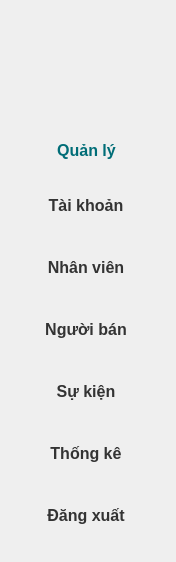
        <widget class="QWidget" name="adminSidebar" native="true">
         <property name="styleSheet">
          <string notr="true">QWidget#adminSidebar {
	background-color: white;
	border-radius: 15px;
}
</string>
         </property>
         <widget class="QLabel" name="adminAvt">
          <property name="geometry">
           <rect>
            <x>36</x>
            <y>30</y>
            <width>100</width>
            <height>100</height>
           </rect>
          </property>
          <property name="styleSheet">
           <string notr="true">border-image: url(:/images/social/admin.png) 0 0 0 0 stretch stretch;</string>
          </property>
          <property name="text">
           <string/>
          </property>
         </widget>
         <widget class="QWidget" name="verticalWidget_7" native="true">
          <property name="geometry">
           <rect>
            <x>6</x>
            <y>172</y>
            <width>160</width>
            <height>381</height>
           </rect>
          </property>
          <property name="styleSheet">
           <string notr="true">QPushButton {
	height: 30px;
	background-color: transparent;
	border: none;
	font-size: 16px;
	padding: 8px;
	color: #333;
	font-weight: bold;
}

QPushButton::hover {
	background-color: #f2f2f2;
	color: #f27d85;
}</string>
          </property>
          <layout class="QVBoxLayout" name="verticalLayout_5">
           <item>
            <widget class="QPushButton" name="adminInfoBtn">
             <property name="cursor">
              <cursorShape>PointingHandCursor</cursorShape>
             </property>
             <property name="text">
              <string>Tài khoản</string>
             </property>
            </widget>
           </item>
           <item>
            <widget class="QPushButton" name="adminStaffsBtn">
             <property name="cursor">
              <cursorShape>PointingHandCursor</cursorShape>
             </property>
             <property name="text">
              <string>Nhân viên</string>
             </property>
            </widget>
           </item>
           <item>
            <widget class="QPushButton" name="adminSellersBtn">
             <property name="cursor">
              <cursorShape>PointingHandCursor</cursorShape>
             </property>
             <property name="text">
              <string>Người bán</string>
             </property>
            </widget>
           </item>
           <item>
            <widget class="QPushButton" name="adminEventsBtn">
             <property name="cursor">
              <cursorShape>PointingHandCursor</cursorShape>
             </property>
             <property name="text">
              <string>Sự kiện</string>
             </property>
            </widget>
           </item>
           <item>
            <widget class="QPushButton" name="adminStatsBtn">
             <property name="cursor">
              <cursorShape>PointingHandCursor</cursorShape>
             </property>
             <property name="text">
              <string>Thống kê</string>
             </property>
            </widget>
           </item>
           <item>
            <widget class="QPushButton" name="adminLogoutBtn">
             <property name="cursor">
              <cursorShape>PointingHandCursor</cursorShape>
             </property>
             <property name="text">
              <string>Đăng xuất</string>
             </property>
            </widget>
           </item>
          </layout>
         </widget>
         <widget class="QLabel" name="label_20">
          <property name="geometry">
           <rect>
            <x>6</x>
            <y>140</y>
            <width>161</width>
            <height>21</height>
           </rect>
          </property>
          <property name="styleSheet">
           <string notr="true">font-weight: bold;
font-size: 16px;
color: #006d77;</string>
          </property>
          <property name="text">
           <string>Quản lý</string>
          </property>
          <property name="alignment">
           <set>Qt::AlignCenter</set>
          </property>
         </widget>
        </widget>
